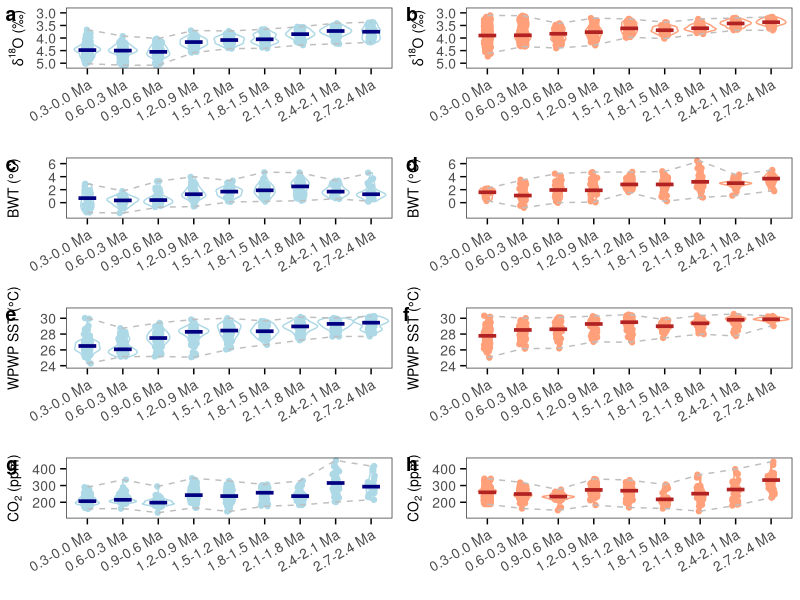
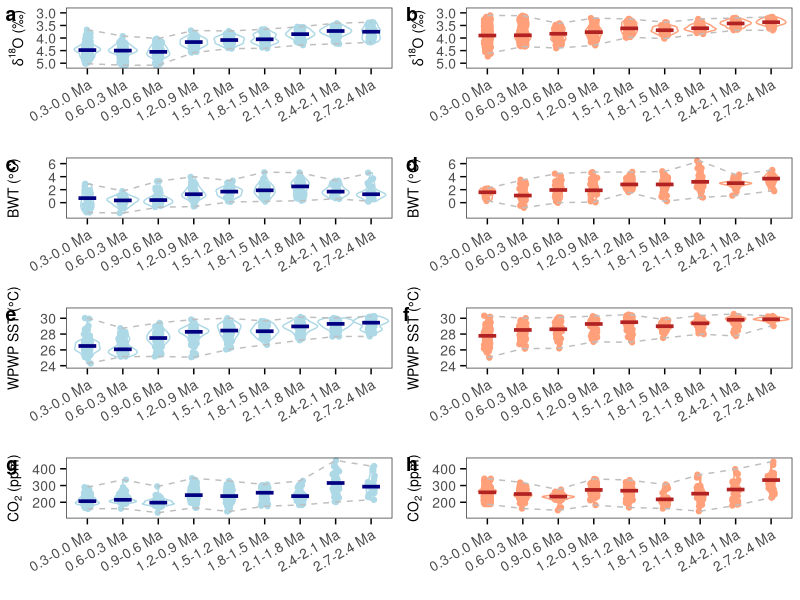

These figures' R source, in order:
library(tidyverse)
library(ggpubr)
theme = theme(axis.text.x = element_text(margin = margin(t = 0.1, unit = "cm")),
              axis.text.y = element_text(margin = margin(r = 0.1, unit = "cm")),
              axis.ticks.length=unit(0.15, "cm"),
              axis.ticks = element_line(colour = "black"),
              text = element_text(color = "black", size = 10),
              axis.title = element_text(size = 10), 
              axis.text = element_text(size = 10),
              plot.title = element_text(hjust = 0.1, vjust = -10),
              legend.text = element_text(size = 10),
              legend.title = element_text(size = 10),
              panel.grid.minor = element_blank(),
              panel.grid.major = element_blank())

# read data
paleosol = read.csv("data/co2_compilation/paleosol_CO2.csv")
boron = read.csv("data/co2_compilation/boron_CO2.csv")
ice_core = read.csv("data/co2_compilation/ice_core_co2.csv")
blue_ice = read.csv("data/co2_compilation/blue.ice.csv")
benthic = read.csv("data/marine proxies/benthic_d18O.csv")
bwt = read.csv("data/marine proxies/BWT607.csv")
wpwp.sst = read.csv("data/marine proxies/1143Li.csv")

# divide glacials and interglacials ----
filter_g = function(data, age_column) {
  glacial_age_ranges = tibble::tibble(
    start = c(0.014, 0.057, 0.13, 0.243, 0.337, 0.424, 0.533, 0.621, 0.712, 
              0.79, 0.866, 0.917, 0.959, 0.982, 1.031, 1.081, 1.114, 1.19, 
              1.244, 1.286, 1.32, 1.362, 1.405, 1.452, 1.492, 1.53, 1.57, 
              1.608, 1.6425, 1.6975, 1.743, 1.782, 1.816, 1.8325, 1.8595, 
              1.898, 1.941, 1.99, 2.043, 2.103, 2.146, 2.192, 2.236, 2.273, 
              2.309, 2.35, 2.387, 2.427, 2.477, 2.51, 2.554),
    end   = c(0.029, 0.071, 0.191, 0.3, 0.374, 0.478, 0.563, 0.676, 0.761, 
              0.814, 0.9, 0.936, 0.97, 1.014, 1.062, 1.104, 1.141, 1.215, 
              1.264, 1.304, 1.344, 1.383, 1.424, 1.469, 1.51, 1.5475, 1.585, 
              1.6285, 1.67, 1.715, 1.758, 1.8025, 1.826, 1.849, 1.875, 1.915, 
              1.965, 2.017, 2.088, 2.125, 2.168, 2.2075, 2.25, 2.291, 2.333, 
              2.373, 2.407, 2.452, 2.494, 2.54, 2.575)
  )
  data %>%
    mutate(age = !!sym(age_column) / 1000) %>%
    filter(
      purrr::map_lgl(age, ~ any(. >= glacial_age_ranges$start & . <= glacial_age_ranges$end))
    )
}

paleosol_g = paleosol %>% filter(period == "G") %>% mutate(age = Age/1000)
boron_g = filter_g(boron, "Age")
ice_core_g = filter_g(ice_core, "age")
names(ice_core_g) = c("age", "CO2")
blue_ice_g = blue_ice %>% filter(period == "G") %>% mutate(age = Age/1000)
co2_g = rbind(paleosol_g[,c("age", "CO2")], boron_g[, c("age", "CO2")], ice_core_g, blue_ice_g[, c("age", "CO2")])
benthic_g = filter_g(benthic, "Age")
bwt_g = filter_g(bwt, "age")
wpwp.sst_g = filter_g(wpwp.sst, "age")

filter_ig = function(data, age_column) {
  interglacial_age_ranges = tibble::tibble(
    start = c(0, 0.029, 0.071, 0.191, 0.3, 0.374, 0.478, 0.563, 0.676, 
              0.761, 0.814, 0.9, 0.936, 0.97, 1.014, 1.062, 1.104, 1.141, 
              1.215, 1.264, 1.304, 1.344, 1.383, 1.424, 1.469, 1.51, 1.5475, 
              1.585, 1.6285, 1.67, 1.715, 1.758, 1.8025, 1.826, 1.849, 1.875, 
              1.915, 1.965, 2.017, 2.088, 2.125, 2.168, 2.2075, 2.25, 2.291, 
              2.333, 2.373, 2.407, 2.452, 2.494, 2.54, 2.575),
    end   = c(0.014, 0.057, 0.13, 0.243, 0.337, 0.424, 0.533, 0.621, 0.712, 
              0.79, 0.866, 0.917, 0.959, 0.982, 1.031, 1.081, 1.114, 1.19, 
              1.244, 1.286, 1.32, 1.362, 1.405, 1.452, 1.492, 1.53, 1.57, 
              1.608, 1.6425, 1.6975, 1.743, 1.782, 1.816, 1.8325, 1.8595, 
              1.898, 1.941, 1.99, 2.043, 2.103, 2.146, 2.192, 2.236, 2.273, 
              2.309, 2.35, 2.387, 2.427, 2.477, 2.51, 2.554, 2.595)
  )
  data %>%
    mutate(age = !!sym(age_column) / 1000) %>%
    filter(
      purrr::map_lgl(age, ~ any(. >= interglacial_age_ranges$start & . <= interglacial_age_ranges$end))
    )
}
paleosol_ig = paleosol %>% filter(period == "IG") %>% mutate(age = Age/1000)
boron_ig = filter_ig(boron, "Age")
ice_core_ig = filter_ig(ice_core, "age")
names(ice_core_ig) = c("age", "CO2")
blue_ice_ig = blue_ice %>% filter(period == "IG") %>% mutate(age = Age/1000)
co2_ig = rbind(paleosol_ig[,c("age", "CO2")], boron_ig[, c("age", "CO2")], ice_core_ig, blue_ice_ig[, c("age", "CO2")])
benthic_ig = filter_ig(benthic, "Age")
bwt_ig = filter_ig(bwt, "age")
wpwp.sst_ig = filter_ig(wpwp.sst, "age")

# binning ----
interval = 0.3
age_max = 2.7
assign_time_group = function(age, interval, age_max) {
  breaks = seq(0, age_max, by = interval)
  labels = paste0(
    sprintf("%.1f", breaks[-length(breaks)] + interval), "-", 
    sprintf("%.1f", breaks[-length(breaks)]), " Ma"
  )
  
  cut(age, breaks, labels = labels, right = FALSE)
}
co2_g = co2_g %>%
  mutate(time = assign_time_group(age, interval, age_max))
benthic_g = benthic_g %>%
  mutate(time = assign_time_group(age, interval, age_max))
bwt_g = bwt_g %>%
  mutate(time = assign_time_group(age, interval, age_max))
wpwp.sst_g = wpwp.sst_g %>%
  mutate(time = assign_time_group(age, interval, age_max))
co2_ig = co2_ig %>%
  mutate(time = assign_time_group(age, interval, age_max))
benthic_ig = benthic_ig %>%
  mutate(time = assign_time_group(age, interval, age_max))
bwt_ig = bwt_ig %>%
  mutate(time = assign_time_group(age, interval, age_max))
wpwp.sst_ig = wpwp.sst_ig %>%
  mutate(time = assign_time_group(age, interval, age_max))

# plot ----
df_filtered = benthic_g %>%
  filter(d18O > quantile(benthic_g$d18O, 0.25) - 1.5*IQR(benthic_g$d18O) & 
         d18O < quantile(benthic_g$d18O, 0.75) + 1.5*IQR(benthic_g$d18O))
min_values = aggregate(d18O ~ time, df_filtered, min)
max_values = aggregate(d18O ~ time, df_filtered, max)
p1 = ggplot(benthic_g, aes(x = time, y = d18O)) +
  geom_violin(color = "lightblue") +
  geom_jitter(width = 0.1, color = "lightblue") +
  stat_summary(fun = median, geom = "crossbar", width = 0.5, color = "navy") +
  geom_line(data = min_values, aes(group = 1, x = time, y = d18O), linetype = "dashed", color = "gray") +
  geom_line(data = max_values, aes(group = 1, x = time, y = d18O), linetype = "dashed", color = "gray") +
  scale_fill_viridis_d() +
  theme_bw() + theme + theme(legend.position = "none") +
  theme(axis.text.x = element_text(angle = 30, hjust = 1)) +
  scale_y_reverse(limits = c(5.1, 2.9)) +
  xlab("") + ylab(expression(delta^"18"*"O (\u2030)"))

min_values = aggregate(BWT ~ time, bwt_g, min)
max_values = aggregate(BWT ~ time, bwt_g, max)
p2 = ggplot(bwt_g, aes(x = time, y = BWT)) +
  geom_violin(color = "lightblue") +
  geom_jitter(width = 0.1, color = "lightblue") +
  stat_summary(fun = median, geom = "crossbar", width = 0.5, color = "navy") +
  geom_line(data = min_values, aes(group = 1, x = time, y = BWT, color = "gray"), linetype = "dashed", color = "gray") +
  geom_line(data = max_values, aes(group = 1, x = time, y = BWT, color = "gray"), linetype = "dashed", color = "gray") +
  scale_fill_viridis_d() +
  theme_bw() + theme + theme(legend.position = "none") +
  theme(axis.text.x = element_text(angle = 30, hjust = 1)) +
  scale_y_continuous(limits = c(-2, 6.5), breaks = seq(0, 6, 2)) +
  xlab("") + ylab("BWT (°C)")

min_values = aggregate(SST ~ time, wpwp.sst_g, min)
max_values = aggregate(SST ~ time, wpwp.sst_g, max)
p3 = ggplot(wpwp.sst_g, aes(x = time, y = SST)) +
  geom_violin(color = "lightblue", width = 1) +
  geom_jitter(width = 0.1, color = "lightblue") +
  stat_summary(fun = median, geom = "crossbar", width = 0.5, color = "navy") +
  geom_line(data = min_values, aes(group = 1, x = time, y = SST), linetype = "dashed", color = "gray") +
  geom_line(data = max_values, aes(group = 1, x = time, y = SST), linetype = "dashed", color = "gray") +
  scale_fill_viridis_d() +
  theme_bw() + theme + theme(legend.position = "none") +
  theme(axis.text.x = element_text(angle = 30, hjust = 1)) +
  scale_y_continuous(limits = c(24, 31)) +
  xlab("") + ylab("WPWP SST (°C)")

min_values = aggregate(CO2 ~ time, co2_g, min)
max_values = aggregate(CO2 ~ time, co2_g, max)
p4 = ggplot(co2_g, aes(x = time, y = CO2)) +
  geom_violin(color = "lightblue") +
  geom_jitter(width = 0.1, color = "lightblue") +
  stat_summary(fun = median, geom = "crossbar", width = 0.5, color = "navy") +
  geom_line(data = min_values, aes(group = 1, x = time, y = CO2), linetype = "dashed", color = "gray") +
  geom_line(data = max_values, aes(group = 1, x = time, y = CO2), linetype = "dashed", color = "gray") +
  theme_bw() + theme + theme(legend.position = "none") +
  theme(axis.text.x = element_text(angle = 30, hjust = 1)) +
  scale_y_continuous(limits = c(120, 450)) +
  xlab("") + ylab(expression("CO"[2]*" (ppm)"))

df_filtered = benthic_ig %>%
  filter(d18O > quantile(benthic_ig$d18O, 0.25) - 1.5*IQR(benthic_ig$d18O) & 
           d18O < quantile(benthic_ig$d18O, 0.75) + 1.5*IQR(benthic_ig$d18O))
min_values = aggregate(d18O ~ time, df_filtered, min)
max_values = aggregate(d18O ~ time, df_filtered, max)
p5 = ggplot(benthic_ig, aes(x = time, y = d18O)) +
  geom_violin(color = "lightsalmon") +
  geom_jitter(width = 0.1, color = "lightsalmon") +
  stat_summary(fun = median, geom = "crossbar", width = 0.5, color = "firebrick") +
  geom_line(data = min_values, aes(group = 1, x = time, y = d18O), linetype = "dashed", color = "gray") +
  geom_line(data = max_values, aes(group = 1, x = time, y = d18O), linetype = "dashed", color = "gray") +
  scale_fill_viridis_d() +
  theme_bw() + theme + theme(legend.position = "none") +
  theme(axis.text.x = element_text(angle = 30, hjust = 1)) +
  scale_y_reverse(limits = c(5.1, 2.9)) +
  xlab("") + ylab(expression(delta^"18"*"O (\u2030)"))

min_values = aggregate(BWT ~ time, bwt_ig, min)
max_values = aggregate(BWT ~ time, bwt_ig, max)
p6 = ggplot(bwt_ig, aes(x = time, y = BWT)) +
  geom_violin(color = "lightsalmon") +
  geom_jitter(width = 0.1, color = "lightsalmon") +
  stat_summary(fun = median, geom = "crossbar", width = 0.5, color = "firebrick") +
  geom_line(data = min_values, aes(group = 1, x = time, y = BWT, color = "gray"), linetype = "dashed", color = "gray") +
  geom_line(data = max_values, aes(group = 1, x = time, y = BWT, color = "gray"), linetype = "dashed", color = "gray") +
  scale_fill_viridis_d() +
  theme_bw() + theme + theme(legend.position = "none") +
  theme(axis.text.x = element_text(angle = 30, hjust = 1)) +
  scale_y_continuous(limits = c(-2, 6.5), breaks = seq(0, 6, 2)) +
  xlab("") + ylab("BWT (°C)")

min_values = aggregate(SST ~ time, wpwp.sst_ig, min)
max_values = aggregate(SST ~ time, wpwp.sst_ig, max)
p7 = ggplot(wpwp.sst_ig, aes(x = time, y = SST)) +
  geom_violin(color = "lightsalmon", width = 1) +
  geom_jitter(width = 0.1, color = "lightsalmon") +
  stat_summary(fun = median, geom = "crossbar", width = 0.5, color = "firebrick") +
  geom_line(data = min_values, aes(group = 1, x = time, y = SST), linetype = "dashed", color = "gray") +
  geom_line(data = max_values, aes(group = 1, x = time, y = SST), linetype = "dashed", color = "gray") +
  scale_fill_viridis_d() +
  theme_bw() + theme + theme(legend.position = "none") +
  theme(axis.text.x = element_text(angle = 30, hjust = 1)) +
  scale_y_continuous(limits = c(24, 31)) +
  xlab("") + ylab("WPWP SST (°C)")

min_values = aggregate(CO2 ~ time, co2_ig, min)
max_values = aggregate(CO2 ~ time, co2_ig, max)
p8 = ggplot(co2_ig, aes(x = time, y = CO2)) +
  geom_violin(color = "lightsalmon") +
  geom_jitter(width = 0.1, color = "lightsalmon") +
  stat_summary(fun = median, geom = "crossbar", width = 0.5, color = "firebrick") +
  geom_line(data = min_values, aes(group = 1, x = time, y = CO2), linetype = "dashed", color = "gray") +
  geom_line(data = max_values, aes(group = 1, x = time, y = CO2), linetype = "dashed", color = "gray") +
  theme_bw() + theme + theme(legend.position = "none") +
  theme(axis.text.x = element_text(angle = 30, hjust = 1)) +
  scale_y_continuous(limits = c(120, 450)) +
  xlab("") + ylab(expression("CO"[2]*" (ppm)"))

ggarrange(p1,p5,p2,p6,p3,p7,p4,p8,
          nrow = 4, ncol = 2, align = "hv",
          labels = c("a", "b", "c", "d", "e", "f", "g", "h"))
ggsave("figures/Fig_2.time_series_proxy_data_boxplot.jpg", width = 6.7, height = 9.7)
